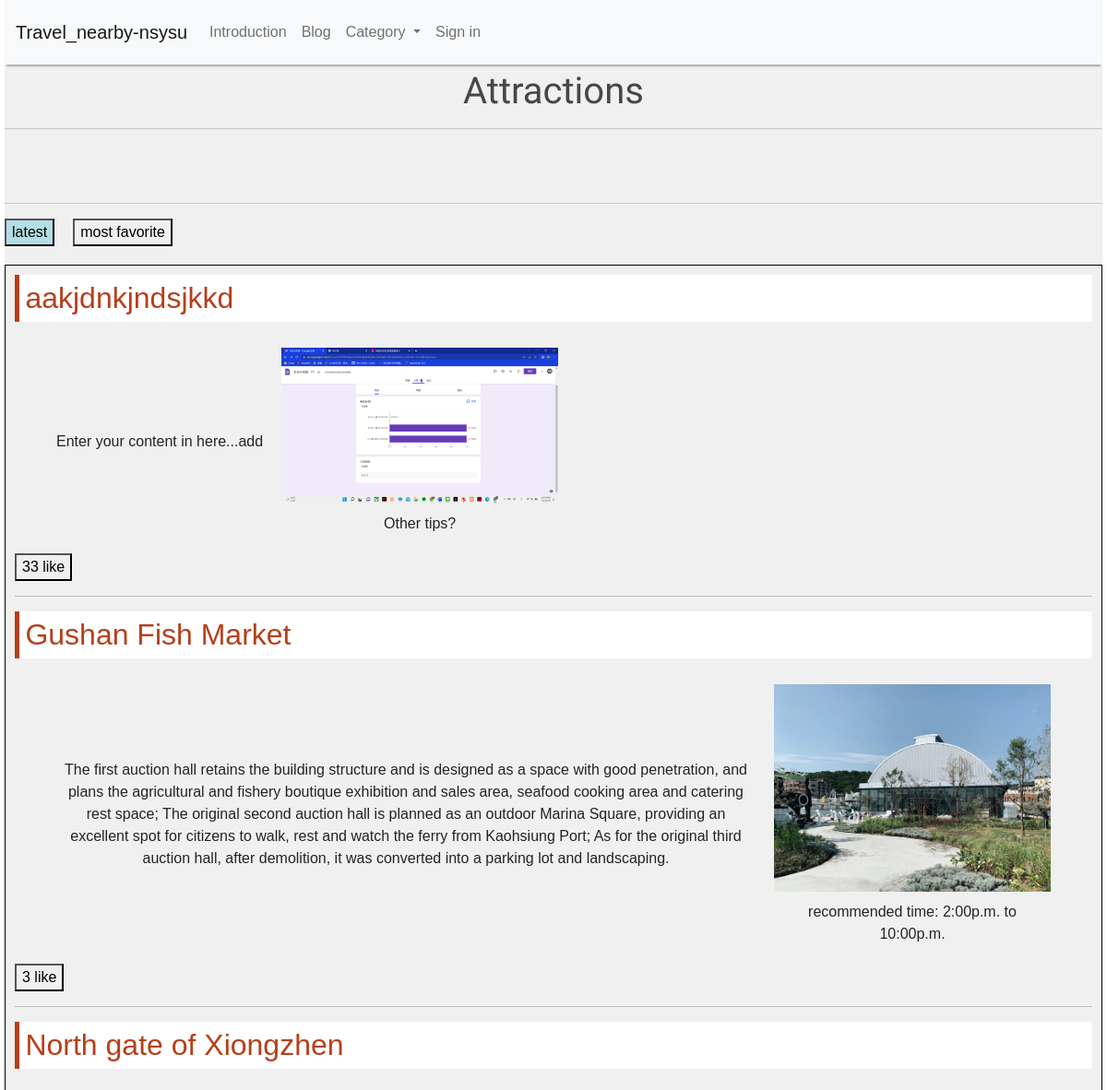
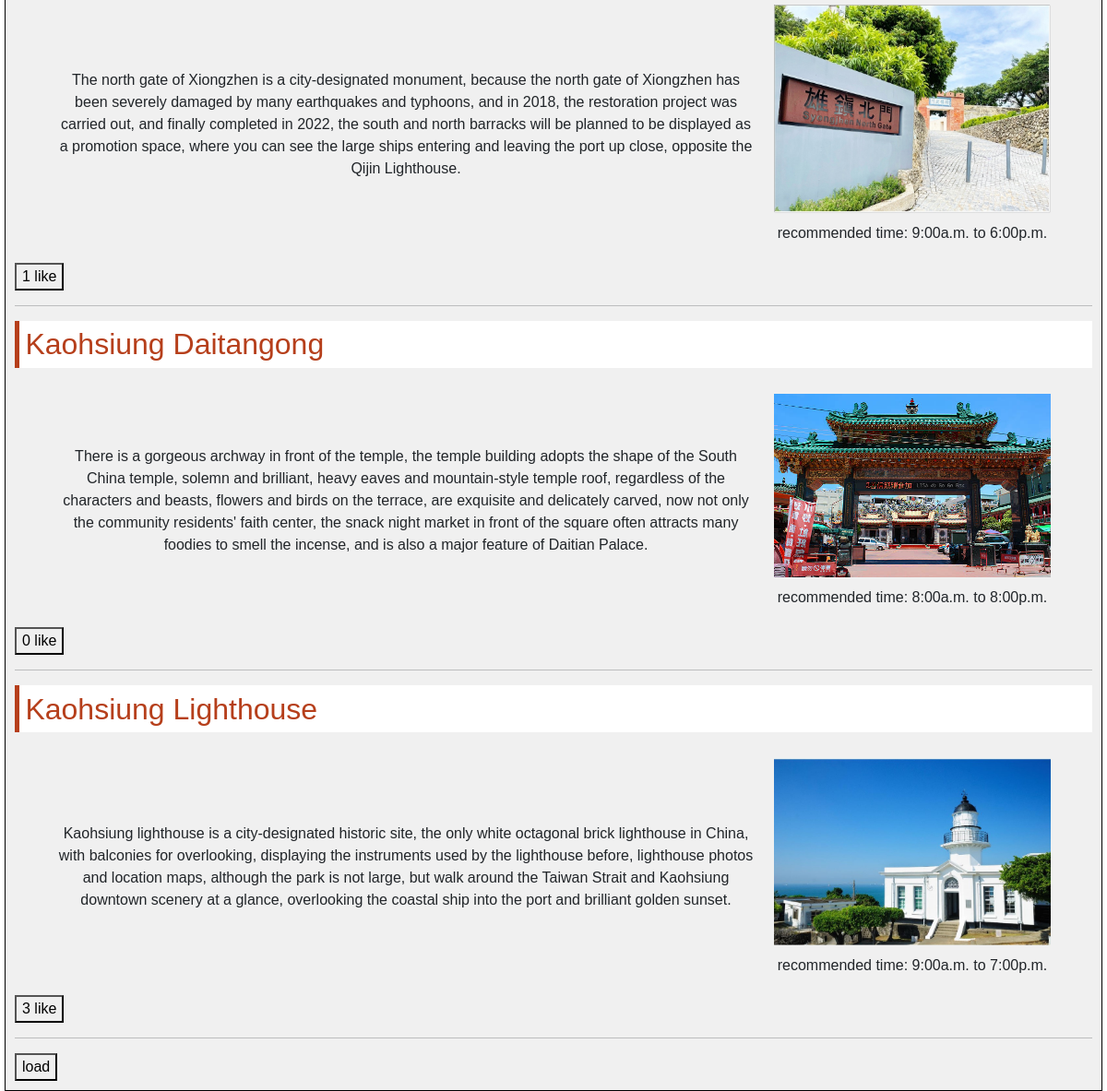
The page /content_page/php_part/attr.php on the database its author committed (2 pictures, top to bottom).
### tables this page shows
CREATE TABLE `attr` (
  `id` int(11) NOT NULL,
  `title` varchar(25) NOT NULL,
  `content` text NOT NULL,
  `tips` text NOT NULL,
  `pic_route` text NOT NULL,
  `upload_time` datetime NOT NULL DEFAULT current_timestamp(),
  `good` int(11) NOT NULL DEFAULT 0
);

### content_page/php_part/attr.php (the view, shortened to what this page needs)
<!DOCTYPE html>
<html lang="en">
<head>
    <link rel="stylesheet" href="../css_part/Attractions.css">
</head>
<body>
    <div id="content">
        <?php
        $type = "'attr'";
    include("./nav_bartest.php");
?>
        <div>
        <h1>
                Attractions
                <hr>
                <hr>
                </h1>
        </div>
        <div id="sobtn">
            <div>
<button id="sort1"  onclick="defaultsort(<?=$type?>)"><?php $reset=1?>latest<?php $sortway="'def'"?></button>
            </div>
            <div>
<button  id="sort2" onclick="sortlike(<?=$type?>)"><?php $reset=1?>most favorite<?php $sortway="'good'"?></button>
            </div>
</div>
        <div id="intro">
            <div id="infor">
                <?php
$db = new PDO("mysql:dbname=web_project_1111;host=localhost", "root", "");
$sql = $db->query("SELECT *FROM`attr` ORDER BY `upload_time`DESC LIMIT 5");
?>
<?php
                $time = 1;
                foreach ($sql as $row) {
          ?>
                <div>
                    <h2>
                        <?= $row['title'] ?>
                    </h2>
                </div>
                <div id="brief">
                    <div id="f1">
                        <p>
                            <?= $row['content'] ?>
                        </p>
                        <div>
                            <p>
                                <img src="<?=$row['pic_route']?>" alt="pic" width="300px">
                            </p>
                            <p>
                                <?=$row['tips']?>
                            </p>
                        </div>
                    </div>
                </div>
                <div id="likebutton">
                        <?php
                    $type = "'attr'";
                    $title = $row["id"];
                    $now = $row["good"];
                ?>
                    <button type="submit" onclick="add_like(<?=$type?>,<?=$title?>,<?=$now?>,<?=$time?>)" id="like-btn<?=$time?>"><?=$row["good"]?> like</button>
                </div>
                <hr>
                <?php
                    $time++;
                }
                $sortway = "'def'";
$reset = 0;
?>
<a href="#wait_pic1">
<button class="load-btn" onclick="load(<?=$type?>,<?=$sortway?>,<?=$reset?>)">load</button>
</a>
            </div>
        </div>
    </div>
</body>
</html>

### content_page/php_part/nav_bartest.php (shortened to what this page needs)
    <head>
        <link href="https://cdn.jsdelivr.net/npm/bootstrap@5.2.3/dist/css/bootstrap.min.css" rel="stylesheet">
        <link rel="stylesheet" href="../css_part/navbar.css">
    </head>
    <div id="header">
    <div id="navbar">
    <nav class="navbar navbar-expand-lg bg-light">
  <div class="container-fluid">
    <a class="navbar-brand" href="../../index.php">Travel_nearby-nsysu</a>
    <div class="collapse navbar-collapse" id="navbarNavDropdown">
      <ul class="navbar-nav">
        <li class="nav-item">
          <a class="nav-link" href="../php_part/Introduction.php">Introduction</a>
        </li>
        <li class="nav-item">
          <a class="nav-link" href="../php_part/Blog.php">Blog</a>
        </li>
        <li class="nav-item dropdown">
          <a class="nav-link dropdown-toggle" href="#" role="button" data-bs-toggle="dropdown" aria-expanded="false">
            Category
          </a>
        </li>
        <li class="nav-item">
<?php
if (!(isset($_SESSION["web_project"]))) {
?>
    <a class="nav-link" href="../../login/login_index.php">Sign in</a>
<?php
}else{
?>
    <a class="nav-link" href="../../login/logout.php">Sign out</a>
<?php
}
?>
        </li>
      </ul>
    </div>
  </div>
</nav>
    </div>

### content_page/css_part/Attractions.css (style rules this page uses)
a { font-style: normal; text-decoration: none; color: white; }
#content { margin: 0px 5px; background-color: rgb(240, 240, 240); font-family: 'Titillium Web', sans-serif; }
#sort1 { background-color: #B3DEE5; }
#infor { padding: 10px; border: 1px solid black; }
#sobtn, #ed-btn { display: flex; flex-direction: row; }
h2 { display: flex; flex-direction: row; }
#sobtn div { margin-bottom: 20px; margin-right: 20px; }
h1 { color: rgb(71, 71, 72); text-align: center; padding-top: 5px; font-family: 'Patrick Hand', cursive; }
h2 { background: #fff; padding: 0.2em; color: #b63f1b; margin: 0; border-left: 5px solid #b63f1b; font-weight: bold; margin-bottom: 10px; }
#acc p, #about p, #brief p { margin: 10px; }
@media (max-width:1536px) { #acc, #about, #brief { display: flex; flex-direction: row; align-items: center; } }
#brief #f1 { margin: 10px 35px; text-align: center; align-items: center; display: flex; flex-direction: row; }

### content_page/css_part/navbar.css (style rules this page uses)
nav { height: 70px; }
#navbar { box-shadow: 0 4px 2px -2px rgb(0 0 0 / 30%); position: sticky; top: 0; z-index: 10; }

### content_page/php_part/attr.php (style rules this page uses)
a { text-decoration: none; }

### rows shown on the page
attr: title "aakjdnkjndsjkkd", content "Enter your content in here...add", pic_route (picture), tips "Other tips?", good "33"
attr: title "Gushan Fish Market", content "The first auction hall retains the building structure and is designed as a space with good penetration, and plans the agricultural and fishery boutique exhibition and sales area, seafood cooking area and catering rest space; The original second auction hall is planned as an outdoor Marina Square, providing an excellent spot for citizens to walk, rest and watch the ferry from Kaohsiung Port; As for the original third auction hall, after demolition, it was converted into a parking lot and landscaping.", pic_route (picture), tips "recommended time: 2:00p.m. to 10:00p.m.", good "3"
attr: title "North gate of Xiongzhen", content "The north gate of Xiongzhen is a city-designated monument, because the north gate of Xiongzhen has been severely damaged by many earthquakes and typhoons, and in 2018, the restoration project was carried out, and finally completed in 2022, the south and north barracks will be planned to be displayed as a promotion space, where you can see the large ships entering and leaving the port up close, opposite the Qijin Lighthouse.", pic_route (picture), tips "recommended time: 9:00a.m. to 6:00p.m.", good "1"
attr: title "Kaohsiung Daitangong", content "There is a gorgeous archway in front of the temple, the temple building adopts the shape of the South China temple, solemn and brilliant, heavy eaves and mountain-style temple roof, regardless of the characters and beasts, flowers and birds on the terrace, are exquisite and delicately carved, now not only the community residents' faith center, the snack night market in front of the square often attracts many foodies to smell the incense, and is also a major feature of Daitian Palace.", pic_route (picture), tips "recommended time: 8:00a.m. to 8:00p.m.", good "0"
attr: title "Kaohsiung Lighthouse", content "Kaohsiung lighthouse is a city-designated historic site, the only white octagonal brick lighthouse in China, with balconies for overlooking, displaying the instruments used by the lighthouse before, lighthouse photos and location maps, although the park is not large, but walk around the Taiwan Strait and Kaohsiung downtown scenery at a glance, overlooking the coastal ship into the port and brilliant golden sunset.", pic_route (picture), tips "recommended time: 9:00a.m. to 7:00p.m.", good "3"
